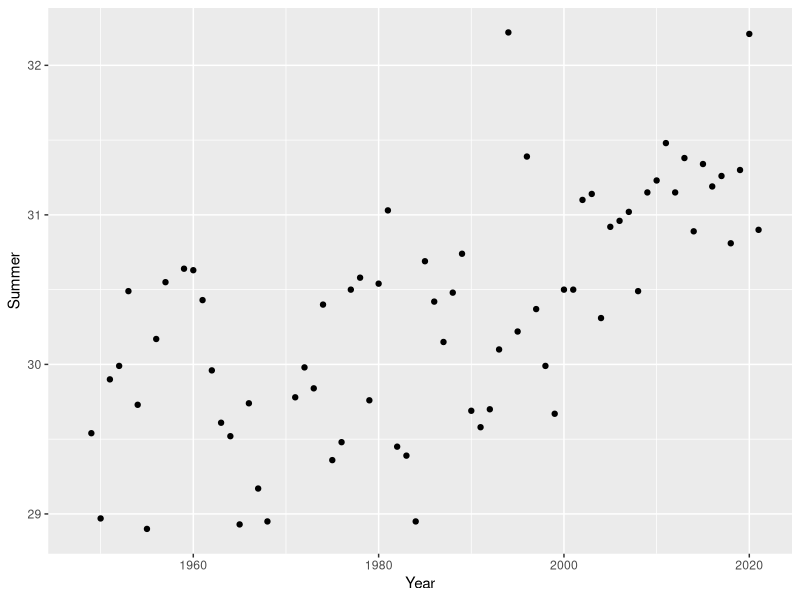
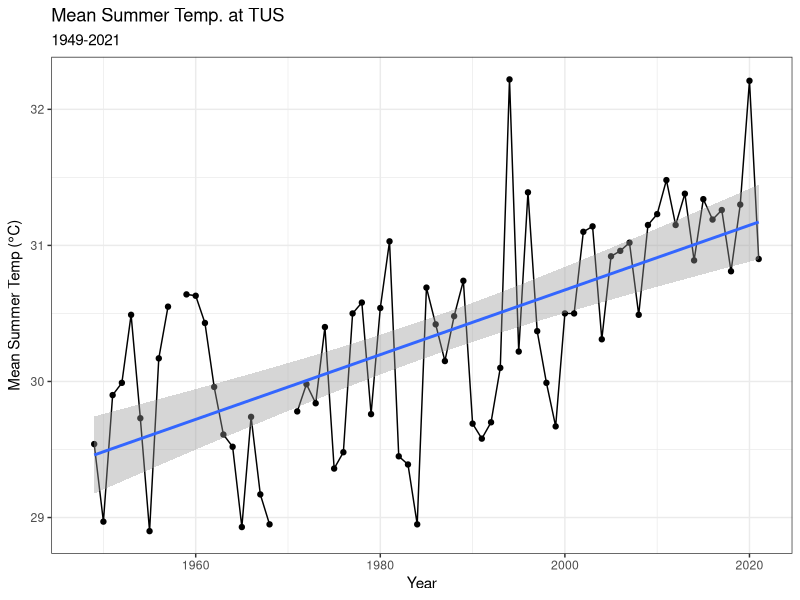
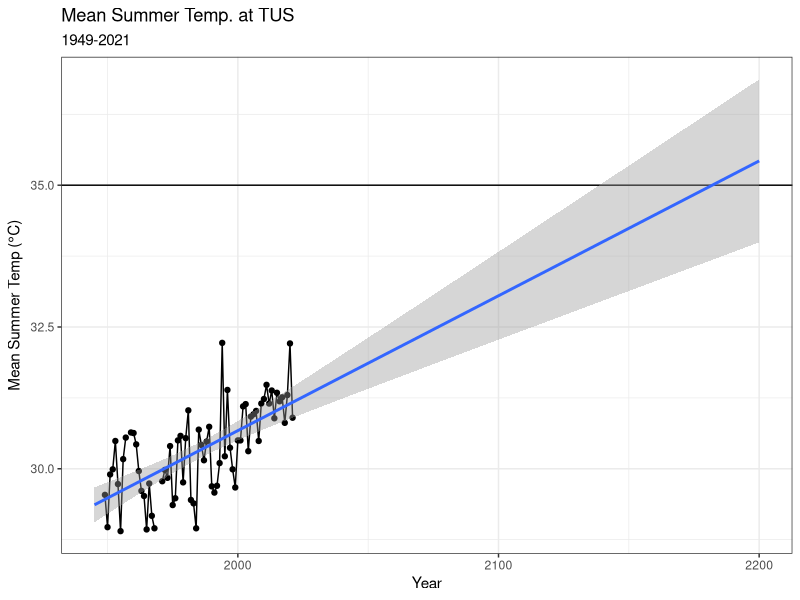
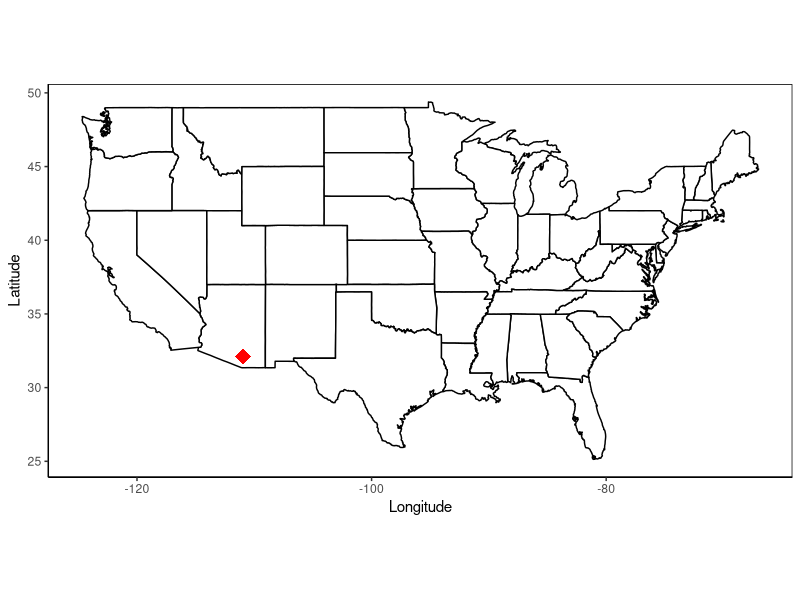
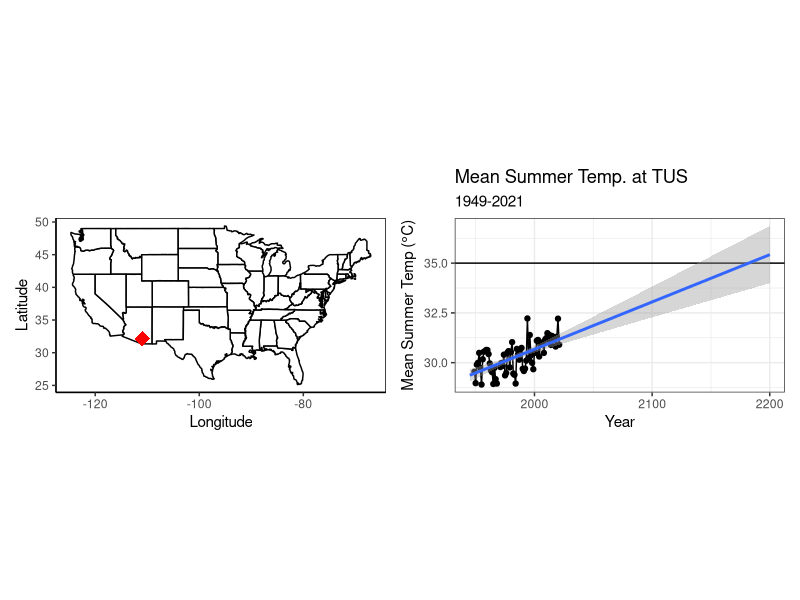
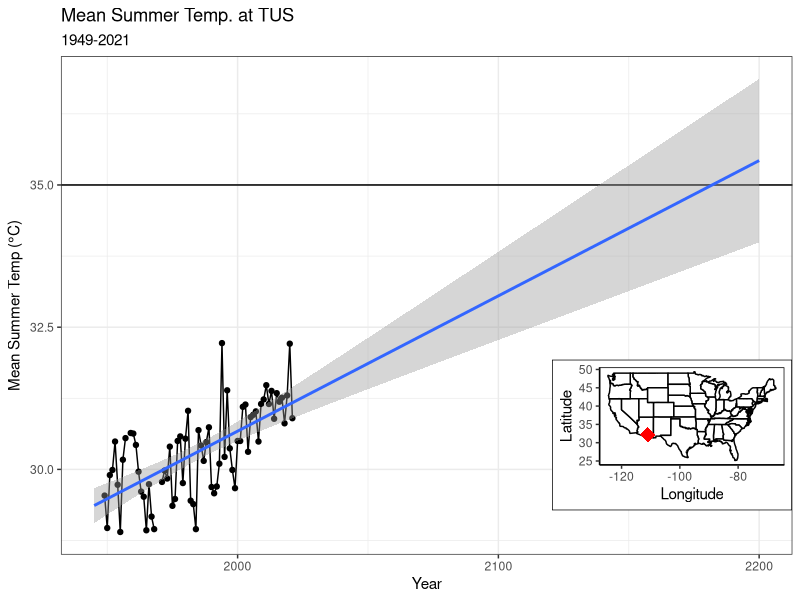
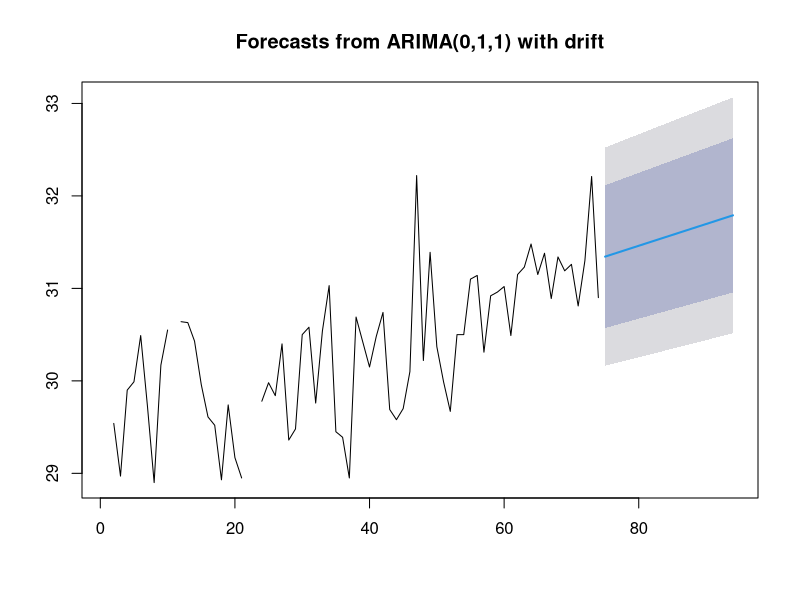
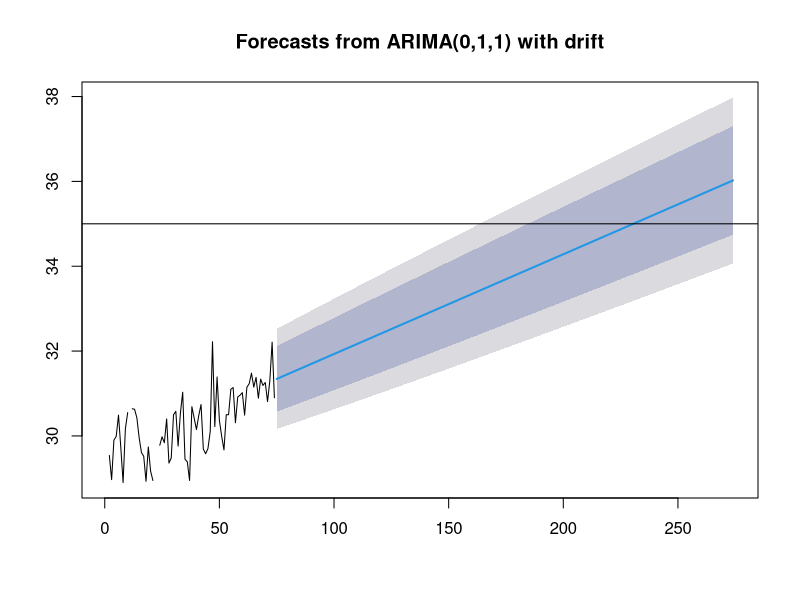

These charts were generated, in order, by the following R code:
## ---- chunk 1
knitr::opts_chunk$set(echo = TRUE, message = FALSE, warning = FALSE)
## ---- chunk 2
library(tidyverse)
library(maps)
library(patchwork)
library(cowplot)
## ---- chunk 3
tucson <- read_csv("../data/Tucson_Intl_Airport_WS.csv")
## ---- chunk 4
glimpse(tucson)
## ---- chunk 5
tucson <- read_csv("../data/Tucson_Intl_Airport_WS.csv",
                   na = "999.9") %>% 
  rename(Summer = `J-J-A`, Year = YEAR)
glimpse(tucson)
## ---- chunk 6
ggplot(data = tucson, aes(x = Year, y = Summer)) +
  geom_point() 
## ---- chunk 7
ggplot(data = tucson, aes(x = Year, y = Summer)) +
  geom_point() +
  geom_line() +
  stat_smooth(method = 'lm') +
  labs(
    title = "Mean Summer Temp. at TUS",
    subtitle = "1949-2021",
    x = "Year",
    y = expression("Mean Summer Temp ("*degree*"C)")
  ) +
  theme_bw()

## ---- chunk 8
temp <- ggplot(data = tucson, aes(x = Year, y = Summer)) +
  geom_point() +
  geom_line() +
  geom_hline(yintercept = 35) + # 35 wet-bulb is too much
  xlim(1945, 2200) +
  stat_smooth(method = 'lm', fullrange = TRUE) +
  labs(
    title = "Mean Summer Temp. at TUS",
    subtitle = "1949-2021",
    x = "Year",
    y = expression("Mean Summer Temp ("*degree*"C)")
  ) +
  theme_bw()
temp
## ---- chunk 9
# get data for map of US
us_states <- map_data("state") %>% 
  rename(Latitude = lat, Longitude = long)

# make a dataframe that has TUS location
tucson_airport <- data.frame(
  Latitude = c(32.1314),
  Longitude = c(-110.9553)
)

# plot map with TUS
map <- ggplot(us_states) +
  geom_polygon(aes(x = Longitude, y = Latitude, group = group), 
               fill = "white", color = "black") +
  coord_quickmap() + 
  geom_point(tucson_airport, mapping = aes(x = Longitude, y = Latitude), 
             color = "red", size = 5, shape = 18) +
  theme_classic() +
  theme(panel.border = element_rect(color = "black", fill = NA))
map
## ---- chunk 10
plot <- map + temp
plot
## ---- chunk 11
map <- map +
  theme(plot.background = element_rect(color = "black", fill = "white"))

# the ggdraw() and draw_plot() functions are from the `cowplot` package
ggdraw() +
  draw_plot(temp) +
  draw_plot(map, height = 0.3, width = 0.3, x = 0.69, y = 0.125)
  
## ---- chunk 12
library(forecast)

# time-series analysis
summer_ts <- ts(tucson$Summer)  # make temp data into a time series
model <- auto.arima(summer_ts)  # find the best ARIMA for the data
plot(forecast(model, h = 20))   # we can use the ARIMA to forecast 20 years out
plot(forecast(model, h = 200))  # also 200 years out
abline(h = 35)                  # add a line that indicates our cut-off
